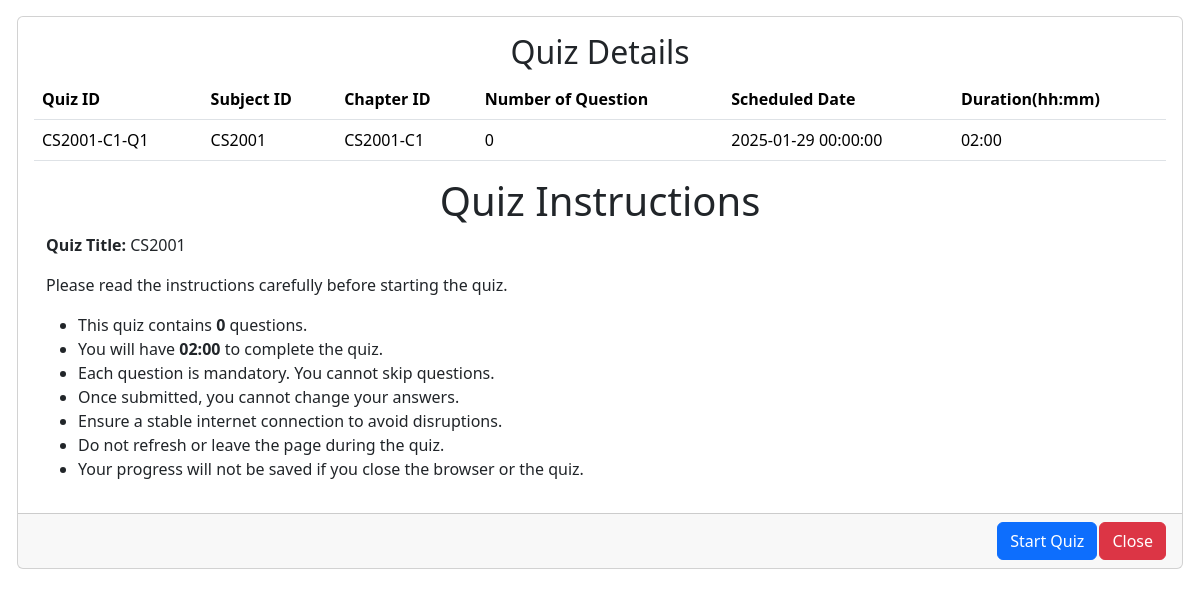
Page /quiz_view/CS2001-C1-Q1 on the earlier database version.
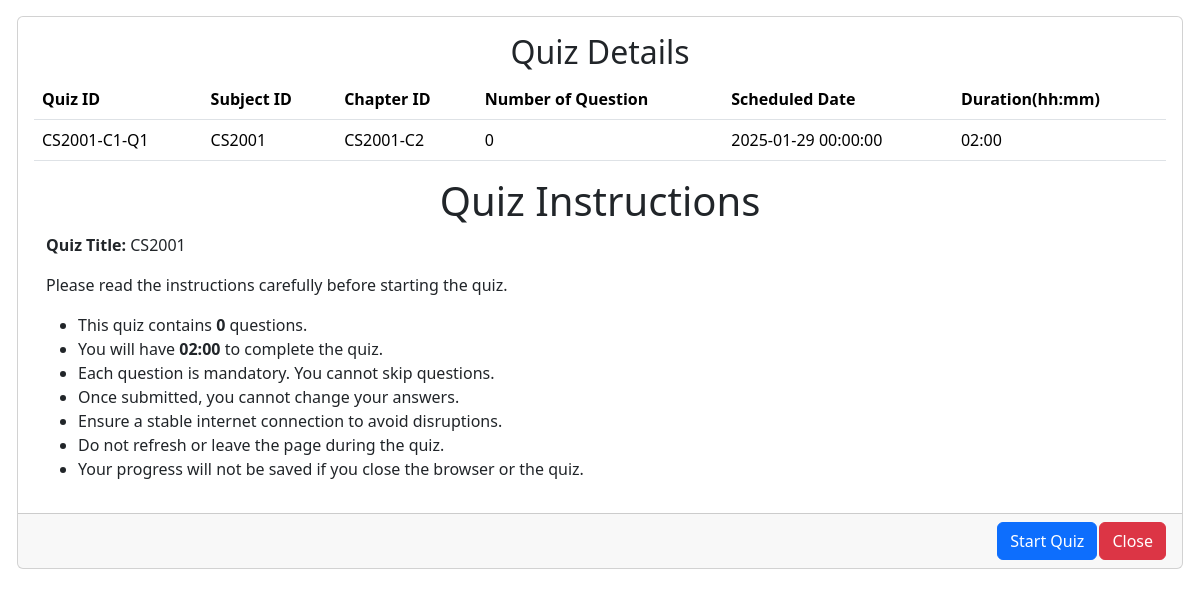
Same page on the later database version.
### model.py (models this page shows)
class Chapters(db.Model):
    id = db.Column(db.String(50),primary_key=True)
    name = db.Column(db.String(100), unique=True, nullable=False)
    desc = db.Column(db.String(256),unique=False ,nullable=False)
    subject_id = db.Column(db.String, db.ForeignKey('subject.id'), nullable=False)
    subject_info = db.relationship('Subject' ,back_populates='chapters')
    exams = db.relationship('Quiz', back_populates='chapter')

### app.py (the view)
@app.route('/quiz_view/<string:quiz_id>' , methods=['GET','POST'])
def quiz_display(quiz_id):
    quiz=Quiz.query.filter_by(id=quiz_id).first()
    chapter=Chapters.query.all()
    if not quiz:
        return 'Quiz not Found' , 404
    if request.method == 'GET':
        return render_template('quiz_display.html', quiz=quiz , chapter=chapter)
    return redirect(url_for('quiz_display', quiz=quiz ))

### templates/quiz_display.html (shortened to what this page needs)
<!DOCTYPE html>
<html>
<head>
    <link href="https://cdn.jsdelivr.net/npm/bootstrap@5.3.3/dist/css/bootstrap.min.css" rel="stylesheet">
</head>
<body>
<div class="row mt-3" style="margin-left: 5px;margin-right: 5px;">
        <div class="col">
          <div class="card">
            <div class="card-body">
              <h2 class="card-title" style="text-align: center;">Quiz Details</h2>
              <table class="table table-hover">
                <thead>
                  <tr>
                    <th>Quiz ID</th>
                    <th>Subject ID</th>
                    <th>Chapter ID</th>
                    <th>Number of Question</th>
                    <th>Scheduled Date</th>
                    <th>Duration(hh:mm)</th>
                  </tr>
                </thead>
                <tbody>
                  <tr>
                    <td>{{quiz.id}}</td>
                    <td>{{quiz.chapter.subject_id}}</td>
                    <td>{{quiz.chapter.id}}</td>
                    <td>{{quiz.question|length}}</td>
                    <td>{{quiz.quiz_date}}</td>
                    <td>{{ quiz.duration }}</td>
                  </tr>
                </tbody>
              </table>
              <div class="container">
                <h1 style="text-align: center;">Quiz Instructions</h1>
                <p><strong>Quiz Title: </strong>{{quiz.chapter.subject_id}}</p>
                <p>Please read the instructions carefully before starting the quiz.</p>
                <ul>
                    <li>This quiz contains <strong>{{quiz.question|length}}</strong> questions.</li>
                    <li>You will have <strong>{{ quiz.duration }}</strong> to complete the quiz.</li>
                    <li>Each question is mandatory. You cannot skip questions.</li>
                    <li>Once submitted, you cannot change your answers.</li>
                    <li>Ensure a stable internet connection to avoid disruptions.</li>
                    <li>Do not refresh or leave the page during the quiz.</li>
                    <li>Your progress will not be saved if you close the browser or the quiz.</li>
                </ul>
            </div>
            </div>
            <div class="card-footer"><div class="d-flex flex-row-reverse">
                <button onclick="window.history.back()" class="btn btn-danger" style="margin-left: 2px;">Close</button>
                <a href="/exam/{{quiz.id}}" class="btn btn-primary" >Start Quiz</a>
                </div>
                </div>
          </div>
        </div>
    </div>
</body>
</html>

Differences in the rows shown:
removed Chapters: chapter.subject_id "CS2001", chapter.id "CS2001-C1"
added Chapters: chapter.subject_id "CS2001", chapter.id "CS2001-C2"
